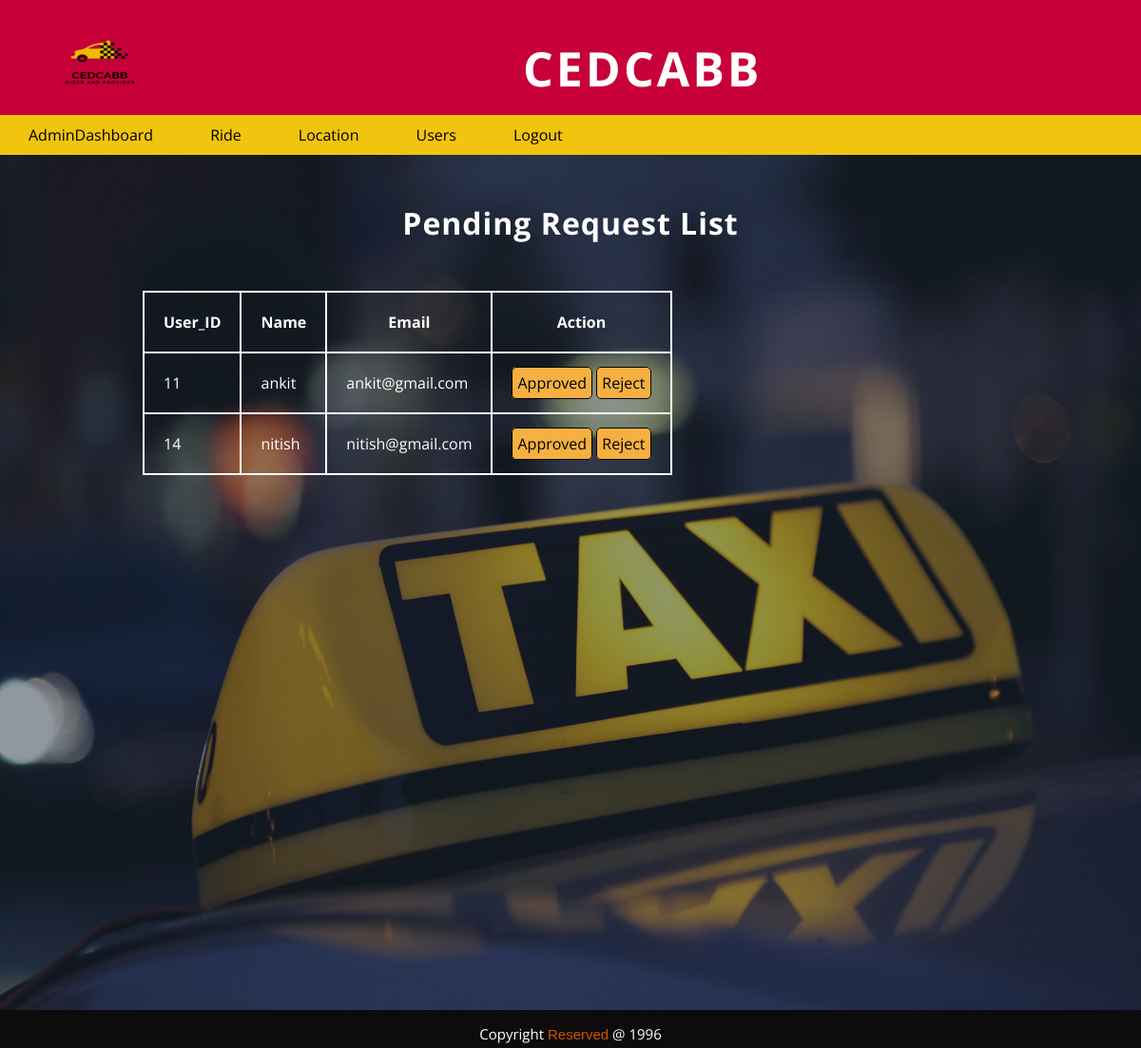
Screenshot of /Admin/pending_request.php (signed in) with the database file from the repository.
### tables this page shows
CREATE TABLE `userTable` (
  `user_id` int(50) NOT NULL,
  `username` varchar(50) NOT NULL,
  `mobile` varchar(50) NOT NULL,
  `email` varchar(50) NOT NULL,
  `password` varchar(200) NOT NULL,
  `date` date NOT NULL DEFAULT current_timestamp(),
  `is_admin` varchar(50) NOT NULL DEFAULT 'user',
  `is_block` int(10) NOT NULL DEFAULT 0
);

### Admin/config.php (called while the page is built, shortened)
<?php
class DB
{
    public function connect($host, $user, $pass, $dtb)
    {
        return $this->conn = mysqli_connect($host, $user, $pass, $dtb) or die('Could Not Connect.');
    }
}
class User extends DB
{
    public function signup_request()
    {
        $result = mysqli_query($this->conn, "SELECT * FROM userTable WHERE `is_block`= '0' AND `is_admin`!='admin'");
        if (mysqli_num_rows($result) > 0) {
            return $result;
        }
    }
}

### Admin/pending_request.php (the view, shortened to what this page needs)
<?php
require 'config.php';
$db = new User();
$db->connect('localhost', 'root', '', 'CabBooking');
$sql = $db->signup_request();
require 'header.php';
?>
<body class="admintop">
    <div class="adminbody">
        <img src="../images/taxi4.jpg" alt="">
        <div id="AdminWelcomeQuote">
            <h1>Pending Request List</h1>
        </div>
        <table id="AdminTable">
            <tr>
                <th>User_ID</th>
                <th>Name</th>
                <th>Email</th>
                <th>Action</th>
            </tr>
            <?php if (isset($sql)) {
                foreach ($sql as $key) { ?>
                    <tr>
                        <td><?php echo $key['user_id'] ?></td>
                        <td><?php echo $key['username'] ?></td>
                        <td><?php echo $key['email'] ?></td>
                        <td><a href="pending_request.php?user_id=<?php echo $key['user_id'] ?>">Approved</a>
                            <a href="pending_request.php?delid=<?php echo $key['user_id'] ?>">Reject</a></td>
                    </tr>
            <?php }
            } ?>
        </table>
    </div>
    <?php require 'footer.php' ?>
</body>

### style.css (style rules this page uses)
.admintop { height: 900px; margin: 0; padding: 0; font-family: 'Open Sans', sans-serif; background-color: rgba(33, 47, 61 ); }
.adminbody { height: 900px; }
.adminbody img { width: 100%; font-family: Verdana; position: absolute; z-index: -3; opacity: 0.5; height: 900px; }
#AdminWelcomeQuote h1 { position: relative; margin: 0; color: white; text-align: center; padding-top: 50px; letter-spacing: 1px; }
#AdminTable { color: white; border: 2px solid white; border-collapse: collapse; transform: translate(150px,50px); }
#AdminTable th,#AdminTable td { border: 2px solid white; padding: 20px; }
#AdminTable td a { text-decoration: none; color: black; border: 1px solid black; background-color: #F5B041 ; border-radius: 5px; padding: 5px; }
#LocationTable tr td,th { border: 1px solid white; padding: 20px; }

### rows the page displays
usertable: user_id "11", username "ankit", email "ankit@gmail.com"
usertable: user_id "14", username "nitish", email "nitish@gmail.com"
